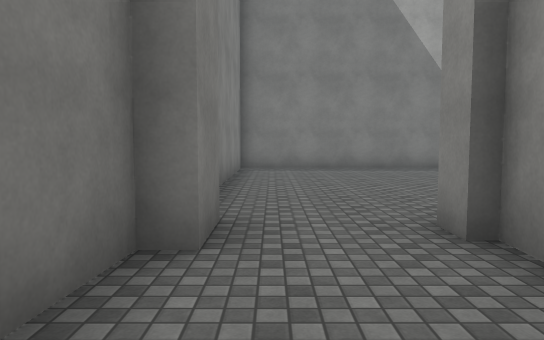
[1] (above)

19 first-person views from a walk through a Unity game level. The camera is 1.4 m above the floor, tilts 4° down and sees 70° across. The floor is counted in squares, 2 m on a side. Each view is taken from the middle of a square. On the plan, view 1 faces up. The plan holds only what a view shows up to about 11 squares ahead; the rest is blank. The place goes on beyond the plan. Surface patterns are stand-ins for the level's own textures.

[2]
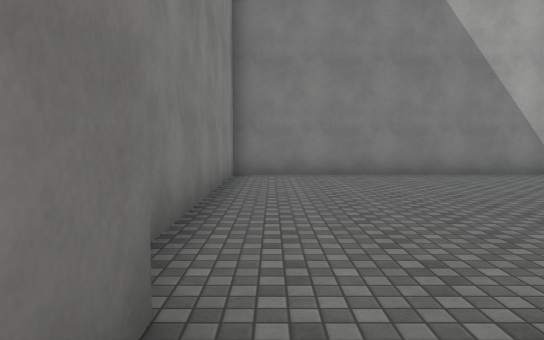

[3]
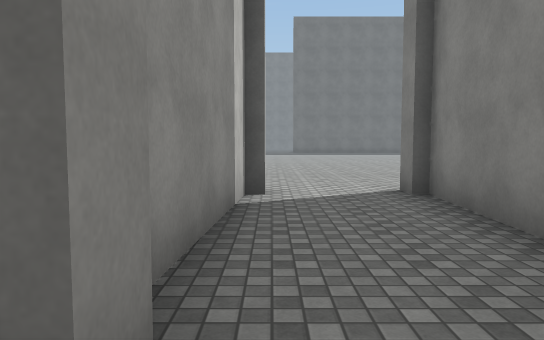

[4]
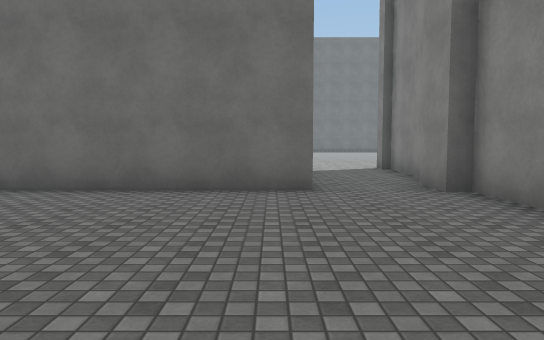

[5]
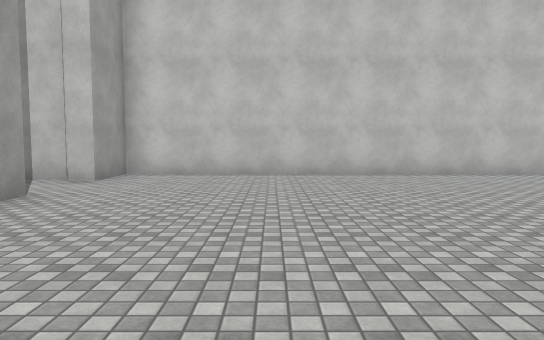

[6]
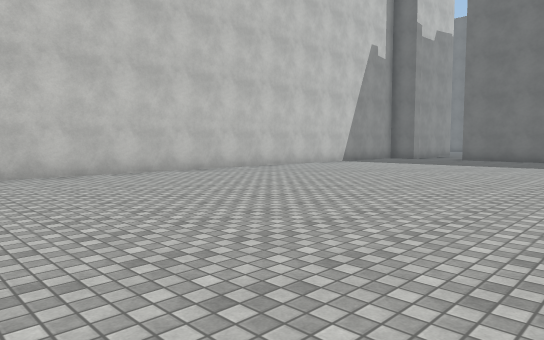

[7]
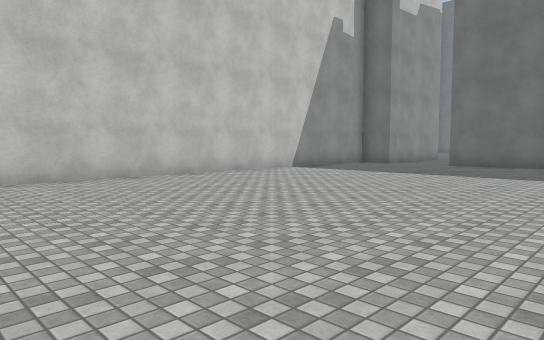

[8]
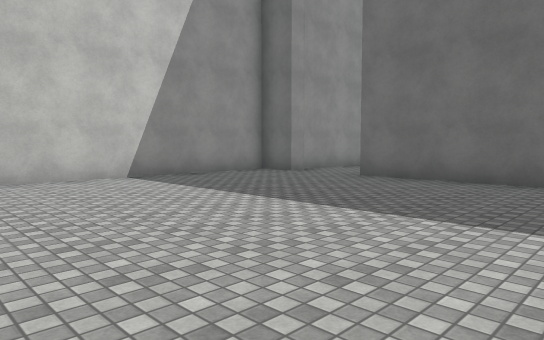

[9]
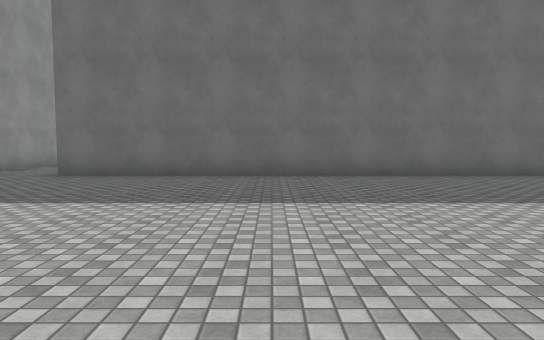

[10]
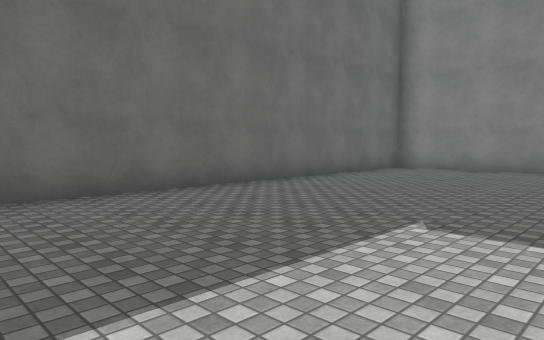

[11]
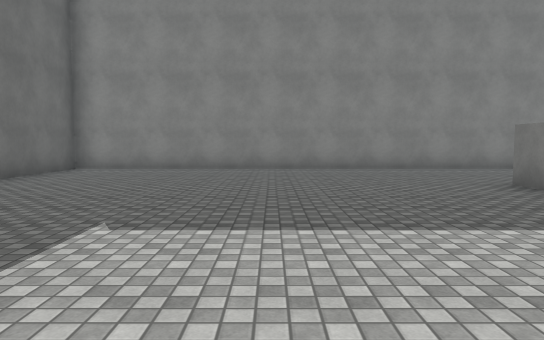

[12]
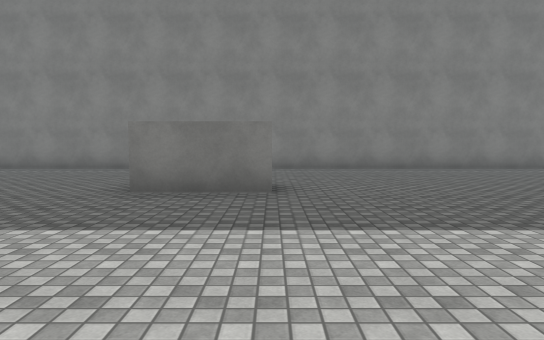

[13]
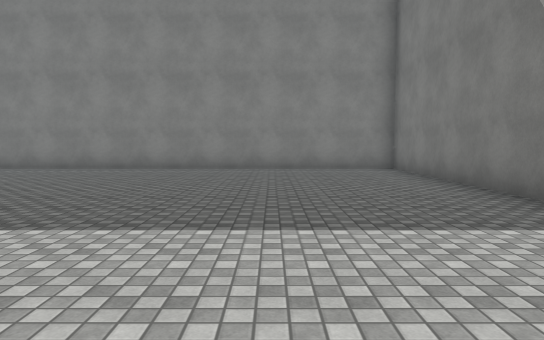

[14]
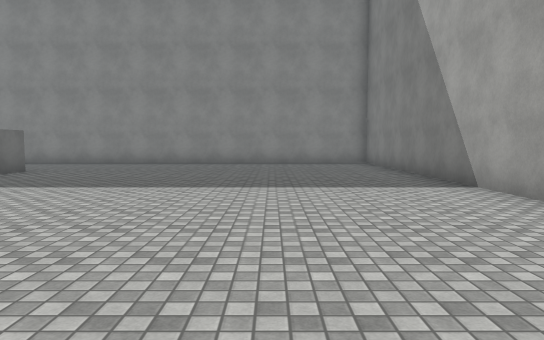

[15]
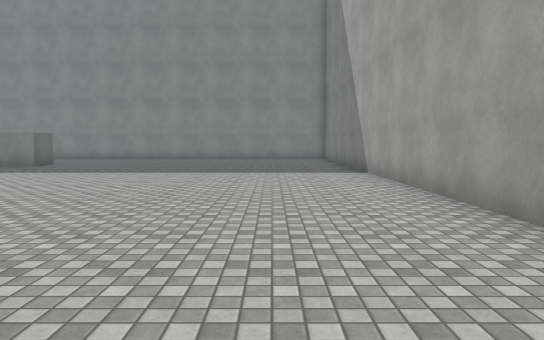

[16]
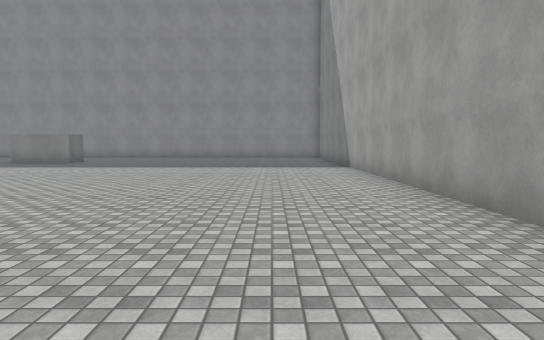

[17]
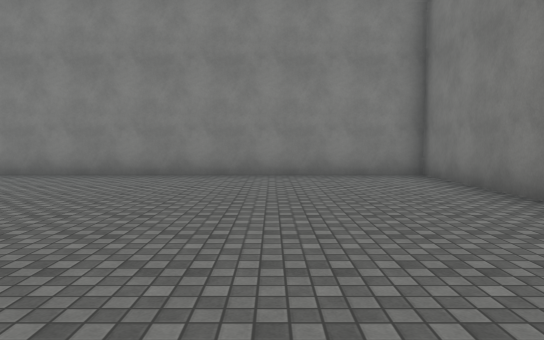

[18]
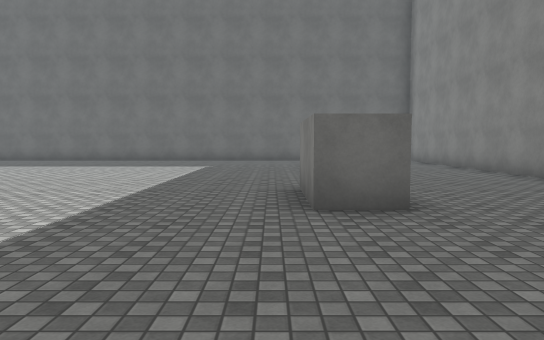

[19]
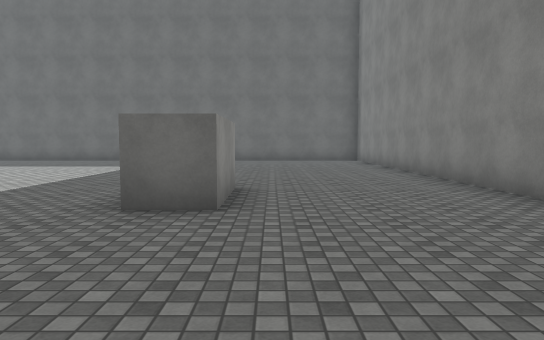

### Floor plan
Points are (right, up) in squares from view 1. A wall is a line through its corners. A room is listed if a view was taken in it or the views show most of it. See-through windows are left out.
Room 1 (views 1, 2, 3, 4)
walls: (-0.5, 3.5) (-0.5, 2.5); (-0.9, 2.5) (-1.1, -1.3); (-0.4, 10.5) (-0.8, 3.5); (5.5, 10.5) (-0.9, 10.5); (1.4, -1.2) (1.4, 3.3) (5.5, 3.3); (1.1, -1.7) (1.1, -1.2)
ways out: opening at (0.5, -1) to room 2
Room 2 (views 5, 6, 7, 8, 9, 10, 11, 12, 13, 14, 15, 16, 17, 18, 19)
walls: (-12.4, -11.4) (-12.4, -13) (-13.4, -13) (-13.4, -11.4); (-0.9, -1.2) (-0.9, -1.7) (-17.4, -1.7) (-17.4, -22.2) (-0.4, -22.2); (1.6, -22.9) (1.6, -22.2) (2.6, -22.2) (2.6, -1.7) (1.1, -1.7); (1.7, -25.1) (1.8, -23)
ways out: opening at (0.5, -1) to room 1

Where each view was taken, in squares from view 1:
view 1: 0 up, 0 right, facing up
view 2: 2 up, 0 right, facing up
view 3: 4 up, 1 right, facing down
view 4: 9 up, 2 right, facing down
view 5: 5 down, 6 left, facing right
view 6: 6 down, 6 left, facing down-right
view 7: 10 down, 5 left, facing down-right
view 8: 15 down, 5 left, facing down-right
view 9: 14 down, 5 left, facing down
view 10: 17 down, 7 left, facing down-left
view 11: 17 down, 7 left, facing left
view 12: 11 down, 7 left, facing left
view 13: 5 down, 7 left, facing left
view 14: 5 down, 4 left, facing left
view 15: 4 down, 1 left, facing left
view 16: 4 down, 1 right, facing left
view 17: 5 down, 9 left, facing left
view 18: 7 down, 12 left, facing down
view 19: 7 down, 14 left, facing down
